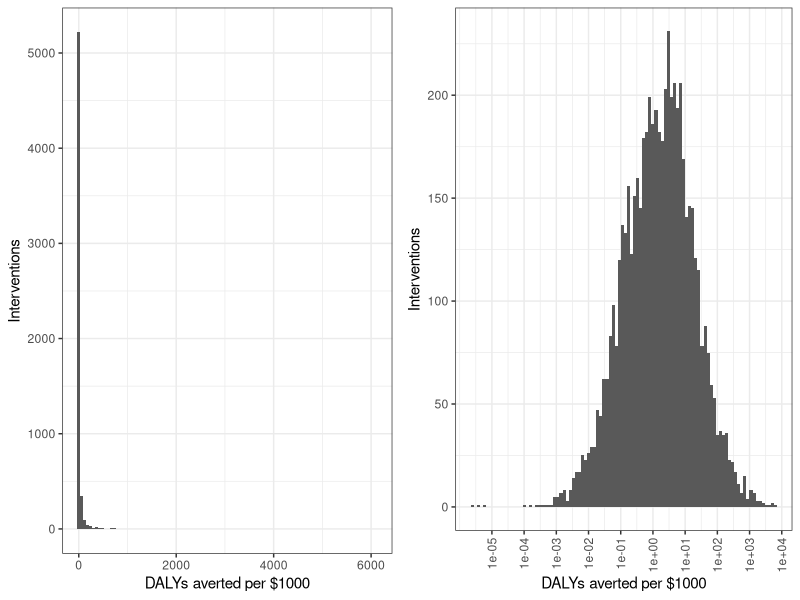
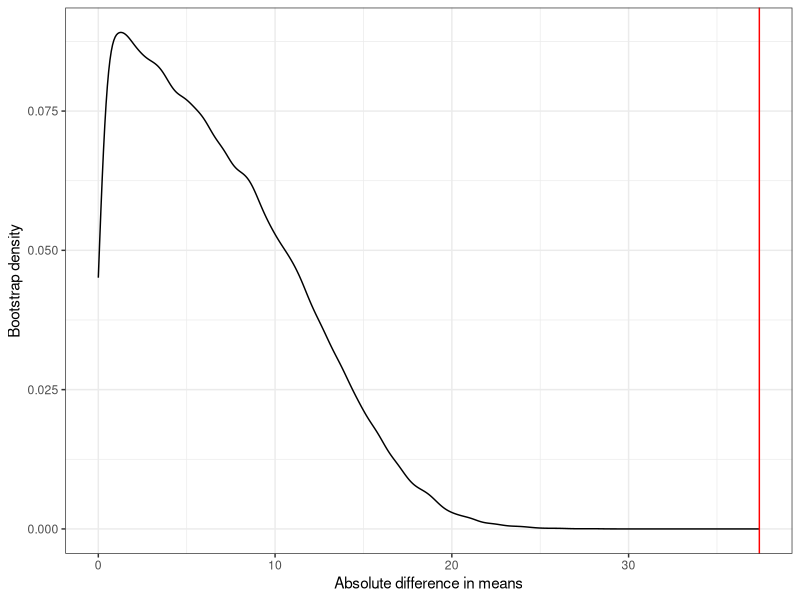
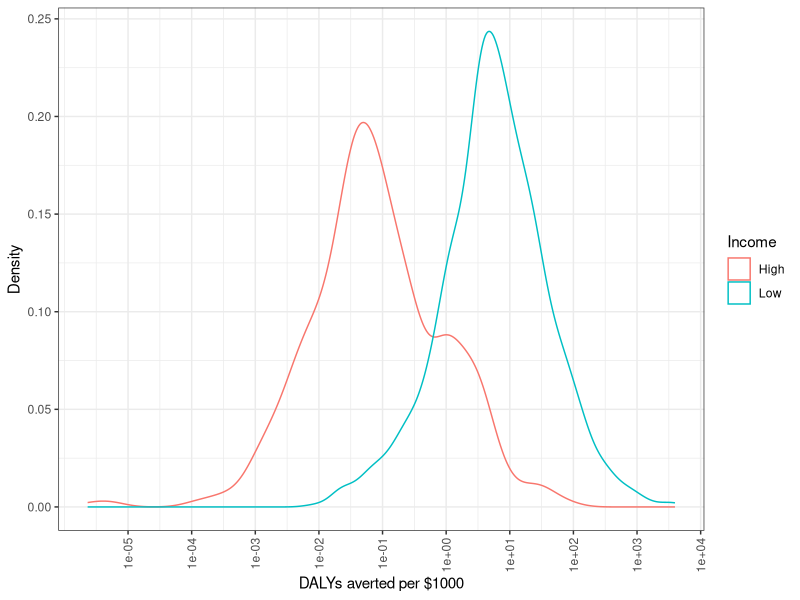

R code for these plots, in order:
## ---- chunk 1
list.of.packages <- c("ggplot2", "gridExtra", "reshape2", "dplyr")
new.packages <- list.of.packages[!(list.of.packages %in% installed.packages()[,"Package"])]
if(length(new.packages)) install.packages(new.packages)

library(ggplot2)
library(gridExtra)
library(reshape2)
library(dplyr)
## ---- chunk 2
set.seed(111)

CEA <- read.csv("data/CEA.csv")

# DALYs <= 0 are measuring something cost savings or are reported incorrectly
CEA <- CEA[!is.na(CEA$DALYinCurrentUSDollars) & CEA$DALYinCurrentUSDollars > 0,]
CEA$DalyPerThousand <- 1000/CEA$DALYinCurrentUSDollars

plot1 <- ggplot(CEA, aes(x=DalyPerThousand)) + 
  geom_histogram(bins = 100) + 
  theme_bw() + 
  xlab("DALYs averted per $1000") + 
  ylab("Interventions")

plot2 <- ggplot(CEA, aes(x=DalyPerThousand)) + 
  geom_histogram(bins = 100) + 
  theme_bw() + 
  xlab("DALYs averted per $1000") + 
  ylab("Interventions") + 
  scale_x_continuous(trans = 'log', breaks = 10^((-5):4)) + 
  theme(axis.text.x = element_text(angle = 90, vjust = 0.5, hjust=1))

grid.arrange(plot1, plot2, ncol=2)
CEA$logDalyPerThousand <- log(CEA$DalyPerThousand)
## ---- chunk 3
# First two shown as an example
n <- nrow(CEA)
  
# 2. Theta hat approximate SE
se_2 <- sqrt(2) * var(CEA$logDalyPerThousand) * qnorm(0.95) / 
  (2 * sd(CEA$logDalyPerThousand)) * 
  exp(sd(CEA$logDalyPerThousand) * qnorm(0.95)) / (sqrt(n))

# 3. Theta hat non-parametric SE
nboot <- 10^4
one_boot <- function() {
  samples <- sample(CEA$logDalyPerThousand, n, replace = T)
  return(exp(sqrt(var(samples) * (n - 1)/(n)) * qnorm(0.95)))
}
boots <- replicate(nboot, one_boot())
se_3 <- sd(boots)
## ---- chunk 4
# 4. Theta hat parametric SE
mu_hat <- mean(CEA$logDalyPerThousand)
sigma_sq_hat <- var(CEA$logDalyPerThousand) * (n - 1) / n
nboot <- 10^4
one_boot <- function() {
  samples <- exp(rnorm(n, mu_hat, sqrt(sigma_sq_hat)))
  return(exp(sqrt(var(log(samples)) * (n - 1)/(n)) * qnorm(0.95)))
}
boots <- replicate(nboot, one_boot())
se_4 <- sd(boots)

# 5. Theta tilde non-parametric bootstrap
one_boot <- function() {
  samples <- sample(CEA$DalyPerThousand, n, replace = T)
  return(quantile(samples, 0.95) / quantile(samples, 0.5))
}
boots <- replicate(nboot, one_boot())
se_5 <- sd(boots)

# 6. Theta tilde parametric bootstrap
one_boot <- function() {
  samples <- exp(rnorm(n, mu_hat, sqrt(sigma_sq_hat)))
  return(quantile(samples, 0.95) / quantile(samples, 0.5))
}
boots <- replicate(nboot, one_boot())
se_6 <- sd(boots)

round(c("Theta hat" = exp(sqrt(var(CEA$logDalyPerThousand) * 
                                 (nrow(CEA) - 1)/(nrow(CEA))) * qnorm(0.95)), 
        "Theta tilde" = unname(quantile(CEA$DalyPerThousand, 0.95)) / 
          unname(quantile(CEA$DalyPerThousand, 0.5))), 3)
df <- data.frame(round(c("Theta hat SE asymptotic approximation" = se_2, 
                         "Theta hat SE non-parametric bootstrapped" = se_3, 
                         "Theta hat SE parametric bootstrap" = se_4,
                         "Theta tilde SE non-parametric bootstrap" = se_5, 
                         "Theta tilde SE parametric bootstrap" = se_6), 3))

colnames(df) <- c("")
knitr::kable(df)
## ---- chunk 5
nboot <- 10^4
one_boot <- function() {
  samples <- sample(CEA$DalyPerThousand, n, replace = T)
  return(quantile(samples, 0.95) / quantile(samples, 0.5))
}
boots <- replicate(nboot, one_boot())
perc_method <- quantile(boots, c(0.025, 0.975))

norm_approx_1 <- c(quantile(CEA$DalyPerThousand, 0.95) / 
                     quantile(CEA$DalyPerThousand, 0.5) - sd(boots) * qnorm(0.975),
  quantile(CEA$DalyPerThousand, 0.95) / quantile(CEA$DalyPerThousand, 0.5) + 
    sd(boots) * qnorm(0.975))

one_boot <- function() {
  samples <- sample(CEA$logDalyPerThousand, n, replace = T)
  return(quantile(samples, 0.95) - quantile(samples, 0.5))
}
boots <- replicate(nboot, one_boot())
norm_approx_2 <- exp(c(quantile(CEA$logDalyPerThousand, 0.95) - 
                         quantile(CEA$logDalyPerThousand, 0.5) - sd(boots) * qnorm(0.975),
  quantile(CEA$logDalyPerThousand, 0.95) - quantile(CEA$logDalyPerThousand, 0.5) + 
    sd(boots) * qnorm(0.975)))

df <- data.frame(round(rbind(perc_method, norm_approx_1, norm_approx_2), 2))
rownames(df) <- c("Percentile method", "Normal approximation original scale", 
                  "Normal approximation log scale")
colnames(df) <- c("Lower", "Upper")
knitr::kable(df)
## ---- chunk 6
aggregated_countries <- do.call(data.frame, 
                                (aggregate(logDalyPerThousand ~ Country, CEA, 
                                           FUN = function(x) c(mu = mean(x), sd = sd(x) ) )))
country_count <- data.frame(table(CEA$Country))
colnames(country_count) <- c("Country", "Studies")
aggregated_countries <- left_join(aggregated_countries, country_count, by=c("Country"))
colnames(aggregated_countries) <- c("Country", "mu", "sd", "Studies")
grand_mean <- mean(CEA$logDalyPerThousand)
grand_var <- var(CEA$logDalyPerThousand)

aggregated_countries$adjustedDalyPerThousand <- 1 / (1 / grand_var + aggregated_countries$Studies / 
                                                       aggregated_countries$sd) * 
  (grand_mean / grand_var + aggregated_countries$mu * aggregated_countries$Studies / aggregated_countries$sd)

high_val <- cbind("County" = aggregated_countries$Country[order(aggregated_countries$adjustedDalyPerThousand, decreasing = T)[1:10]],
                "Adjusted DALYs averted per $1000" = round(exp(aggregated_countries$adjustedDalyPerThousand[order(aggregated_countries$adjustedDalyPerThousand, decreasing = T)[1:10]]), 2),
                "Studies" = aggregated_countries$Studies[order(aggregated_countries$adjustedDalyPerThousand, decreasing = T)[1:10]])

knitr::kable(high_val)

low_val <- cbind("County" = aggregated_countries$Country[order(aggregated_countries$adjustedDalyPerThousand, decreasing = F)[1:10]],
                "Adjusted DALYs averted per $1000" = round(exp(aggregated_countries$adjustedDalyPerThousand[order(aggregated_countries$adjustedDalyPerThousand, decreasing = F)[1:10]]), 3),
                "Studies" = aggregated_countries$Studies[order(aggregated_countries$adjustedDalyPerThousand, decreasing = F)[1:10]])

knitr::kable(low_val)
## ---- chunk 7
income <- read.csv("data/income.csv")[,c(1,2)]
CEA_with_income <- inner_join(CEA, income, by=c("Country"))
high_income <- CEA_with_income$DalyPerThousand[CEA_with_income$Income == "High"]
low_income <- CEA_with_income$DalyPerThousand[CEA_with_income$Income == "Low"]
t.test(high_income, low_income, var.equal = F, alternative = "two.sided")
## ---- chunk 8
nperm <- 10^5

run_perm <- function(x, y) {
  n <- length(x)
  joined_vec <- c(x,y)
  indices <- sample(1:length(joined_vec), n)
  abs(mean(joined_vec[indices]) - mean(joined_vec[-indices]))
}

perms <- replicate(nperm, 
                   run_perm(CEA_with_income$DalyPerThousand[CEA_with_income$Income == "High"],
                          CEA_with_income$DalyPerThousand[CEA_with_income$Income == "Low"]))

mean(perms > abs(mean(CEA_with_income$DalyPerThousand[CEA_with_income$Income == "High"]) - 
       mean(CEA_with_income$DalyPerThousand[CEA_with_income$Income == "Low"])))
## ---- chunk 9
ggplot(data.frame(x=perms), aes(x=x)) + 
  geom_density() + 
  theme_bw() + 
  geom_vline(xintercept = 
               abs(mean(CEA_with_income$DalyPerThousand[CEA_with_income$Income == "High"]) - 
       mean(CEA_with_income$DalyPerThousand[CEA_with_income$Income == "Low"])), col="red") + 
  ylab("Bootstrap density") + 
  xlab("Absolute difference in means")
## ---- chunk 10
ggplot(CEA_with_income, aes(x=DalyPerThousand, col=Income)) + 
  geom_density() + 
  scale_x_continuous(trans = 'log', breaks = 10^((-5):4)) + 
  ylab("Density") + 
  xlab("DALYs averted per $1000") + 
  theme_bw() + 
  theme(axis.text.x = element_text(angle = 90, vjust = 0.5, hjust=1))
